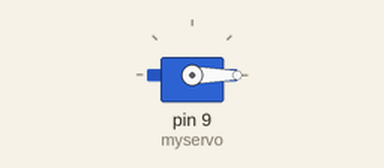
Recording of a sketch running on a simulated Arduino Uno, built with avr-gcc and run on an emulated ATmega328P. Parts: servo.

Above: at 0.05 s.
At 2.0 s:
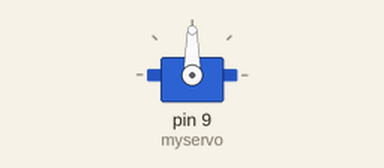
At 4.0 s:
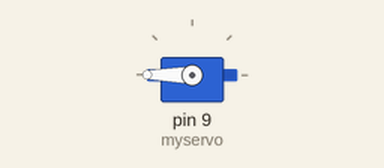
Timing chart, 0 to 5.2 s (numbered marks = the images above):
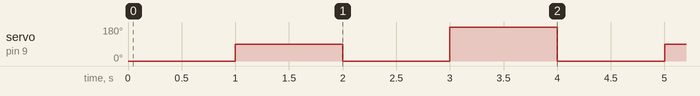

Measured:
- by itself, servo on pin 9 (myservo): repeats every 4.0 s: 0° 1.0 s, 180° 1.0 s, 0° 1.0 s, 90° 1.0 s

The sketch:

servo.ino
```cpp
#include <Servo.h>
Servo myservo;

void setup() {
  myservo.attach(9,600,2300);
  Serial.begin(9600);
  // put your setup code here, to run once:

}

void loop() {
  myservo.write(0);  // tell servo to go to a particular angle
  delay(1000);

  myservo.write(90);
  delay(1000);

  myservo.write(0);
  delay(1000);

  myservo.write(180);
  delay(1000);
  // put your main code here, to run repeatedly:

}
```
